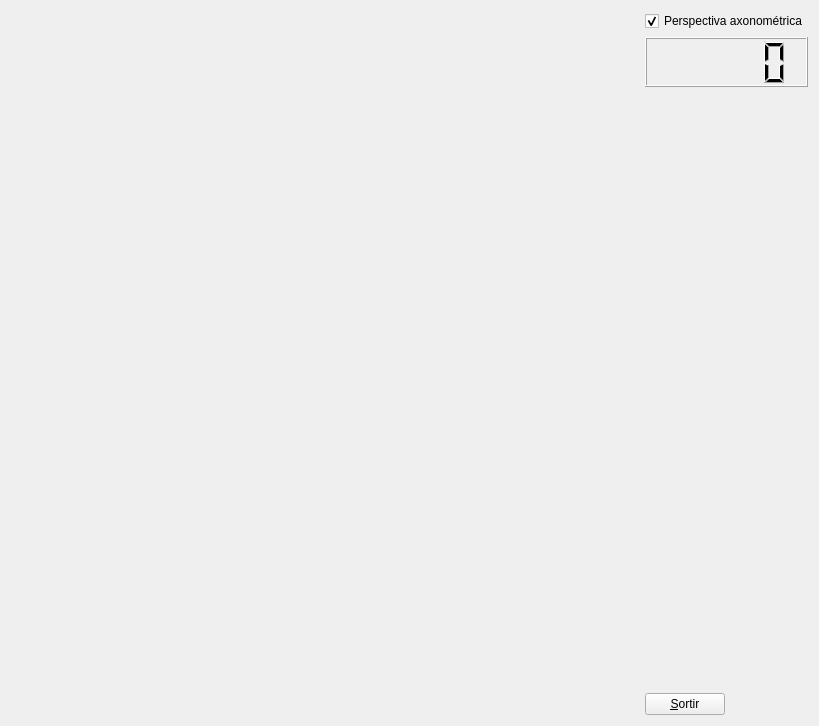
<?xml version="1.0" encoding="UTF-8"?>
<ui version="4.0">
 <class>MyForm</class>
 <widget class="QWidget" name="MyForm">
  <property name="geometry">
   <rect>
    <x>0</x>
    <y>0</y>
    <width>819</width>
    <height>726</height>
   </rect>
  </property>
  <property name="windowTitle">
   <string>IDI-Lab</string>
  </property>
  <layout class="QHBoxLayout" name="horizontalLayout">
   <item>
    <widget class="MyGLWidget" name="widget" native="true">
     <property name="sizePolicy">
      <sizepolicy hsizetype="Expanding" vsizetype="Expanding">
       <horstretch>0</horstretch>
       <verstretch>0</verstretch>
      </sizepolicy>
     </property>
    </widget>
   </item>
   <item>
    <layout class="QVBoxLayout" name="verticalLayout">
     <item>
      <widget class="QCheckBox" name="checkBox">
       <property name="text">
        <string>Perspectiva axonométrica</string>
       </property>
       <property name="checked">
        <bool>true</bool>
       </property>
      </widget>
     </item>
     <item>
      <widget class="QLCDNumber" name="lcdNumber">
       <property name="minimumSize">
        <size>
         <width>0</width>
         <height>50</height>
        </size>
       </property>
      </widget>
     </item>
     <item>
      <spacer name="verticalSpacer">
       <property name="orientation">
        <enum>Qt::Vertical</enum>
       </property>
       <property name="sizeHint" stdset="0">
        <size>
         <width>20</width>
         <height>40</height>
        </size>
       </property>
      </spacer>
     </item>
     <item>
      <widget class="QPushButton" name="pushButton">
       <property name="sizePolicy">
        <sizepolicy hsizetype="Fixed" vsizetype="Fixed">
         <horstretch>0</horstretch>
         <verstretch>0</verstretch>
        </sizepolicy>
       </property>
       <property name="text">
        <string>&amp;Sortir</string>
       </property>
      </widget>
     </item>
    </layout>
   </item>
  </layout>
 </widget>
 <customwidgets>
  <customwidget>
   <class>MyGLWidget</class>
   <extends>QWidget</extends>
   <header>MyGLWidget.h</header>
   <container>1</container>
   <slots>
    <signal>updateAxonometrica(bool)</signal>
    <signal>update_counter(int)</signal>
    <slot>setAxonometrica(bool)</slot>
   </slots>
  </customwidget>
 </customwidgets>
 <resources/>
 <connections>
  <connection>
   <sender>pushButton</sender>
   <signal>clicked()</signal>
   <receiver>MyForm</receiver>
   <slot>close()</slot>
   <hints>
    <hint type="sourcelabel">
     <x>713</x>
     <y>715</y>
    </hint>
    <hint type="destinationlabel">
     <x>839</x>
     <y>529</y>
    </hint>
   </hints>
  </connection>
  <connection>
   <sender>checkBox</sender>
   <signal>toggled(bool)</signal>
   <receiver>widget</receiver>
   <slot>setAxonometrica(bool)</slot>
   <hints>
    <hint type="sourcelabel">
     <x>696</x>
     <y>28</y>
    </hint>
    <hint type="destinationlabel">
     <x>604</x>
     <y>195</y>
    </hint>
   </hints>
  </connection>
  <connection>
   <sender>widget</sender>
   <signal>updateAxonometrica(bool)</signal>
   <receiver>checkBox</receiver>
   <slot>setChecked(bool)</slot>
   <hints>
    <hint type="sourcelabel">
     <x>589</x>
     <y>266</y>
    </hint>
    <hint type="destinationlabel">
     <x>736</x>
     <y>27</y>
    </hint>
   </hints>
  </connection>
  <connection>
   <sender>widget</sender>
   <signal>update_counter(int)</signal>
   <receiver>lcdNumber</receiver>
   <slot>display(int)</slot>
   <hints>
    <hint type="sourcelabel">
     <x>581</x>
     <y>54</y>
    </hint>
    <hint type="destinationlabel">
     <x>662</x>
     <y>55</y>
    </hint>
   </hints>
  </connection>
  <connection>
   <sender>checkBox</sender>
   <signal>toggled(bool)</signal>
   <receiver>widget</receiver>
   <slot>update()</slot>
   <hints>
    <hint type="sourcelabel">
     <x>715</x>
     <y>27</y>
    </hint>
    <hint type="destinationlabel">
     <x>609</x>
     <y>171</y>
    </hint>
   </hints>
  </connection>
 </connections>
</ui>
